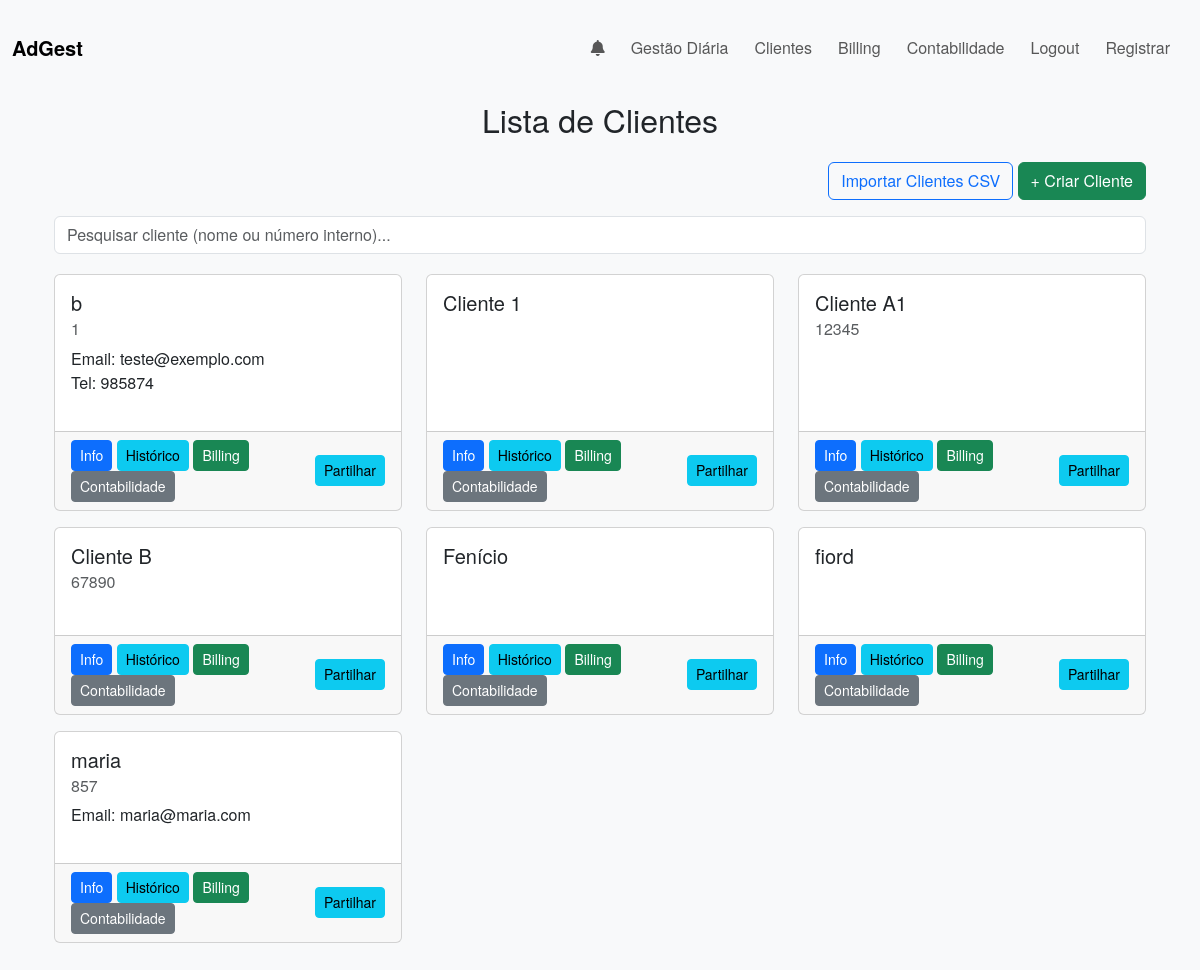
The page /clientes (signed in) on the database as committed earlier.
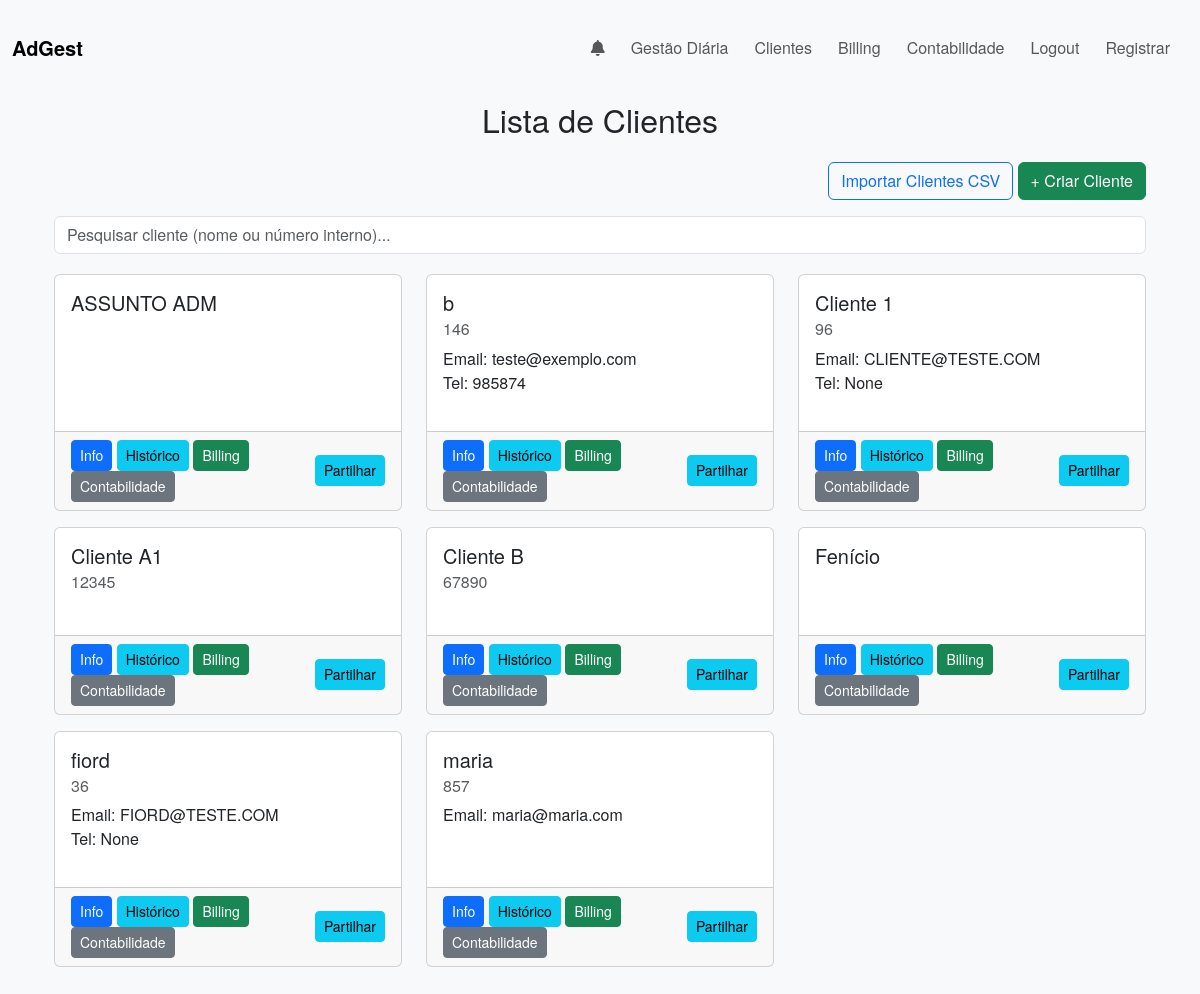
The same page on the database as committed later.
### app/models.py (models this page shows, shortened)
class Client(db.Model):
    __tablename__ = 'clients'
    id = db.Column(db.Integer, primary_key=True)
    user_id = db.Column(db.Integer, db.ForeignKey('users.id'), nullable=False)
    name = db.Column(db.String(100), nullable=False)  # unique=True removido
    number_interno = db.Column(db.String(50), nullable=True)
    nif = db.Column(db.String(50), nullable=True)
    address = db.Column(db.String(200), nullable=True)
    email = db.Column(db.String(100), nullable=True)
    telephone = db.Column(db.String(20), nullable=True)
    assuntos = db.relationship('Assunto', backref='client', lazy=True)
    __table_args__ = (
        db.UniqueConstraint('user_id', 'name', name='uq_user_clientname'),
    )
    shares = db.relationship('ClientShare', backref='client', lazy='dynamic')

### app/routes.py (the view, shortened to what this page needs)
@main.route('/clientes')
@login_required
def clientes():
    page = request.args.get('page', 1, type=int)
    search = request.args.get('q', '').strip()
    query = Client.query.filter(
    or_(
        Client.user_id == current_user.id,
        Client.shares.any(ClientShare.user_id == current_user.id)
        )
    )
    pagination = query.order_by(func.lower(Client.name)).paginate(page=page, per_page=10)
    clients = pagination.items
    return render_template('clientes.html', clients=clients, pagination=pagination, search=search)

### app/routes.py (called while the page is built)
@main.context_processor
def inject_notifications():
    if current_user.is_authenticated:
        notifs_nao_lidas = Notification.query.filter_by(
            user_id=current_user.id, is_read=False
        ).order_by(Notification.timestamp.desc()).all()
        unread = len(notifs_nao_lidas)
        return dict(notifications=notifs_nao_lidas, unread_count=unread)
    return dict(notifications=[], unread_count=0)

### app/templates/clientes.html (shortened to what this page needs)
{% extends "base.html" %}
{% block content %}
<div class="container my-4">
  <h2 class="mb-4 text-center">Lista de Clientes</h2>
  <div class="text-end mb-3">
    <a href="{{ url_for('main.upload_client_csv') }}" class="btn btn-outline-primary">Importar Clientes CSV</a>
    <a href="{{ url_for('main.create_client') }}" class="btn btn-success">+ Criar Cliente</a>
  </div>
  <form method="GET" action="{{ url_for('main.clientes') }}" class="mb-3">
    <input type="text" name="q" id="clientSearch" class="form-control" placeholder="Pesquisar cliente (nome ou número interno)..." value="{{ search }}">
  </form>
  <div class="row" id="clientList">
    {% for client in clients %}
      <div class="col-md-4 mb-3 client-card">
        <div class="card h-100">
          <div class="card-body">
            <h5 class="card-title">{{ client.name }}</h5>
            {% if client.number_interno %}
              <h6 class="card-subtitle mb-2 text-muted">{{ client.number_interno }}</h6>
            {% endif %}
            <p class="card-text">
              {% if client.email %}Email: {{ client.email }}<br>{% endif %}
              {% if client.telephone %}Tel: {{ client.telephone }}{% endif %}
            </p>
          </div>
          <div class="card-footer d-flex justify-content-between align-items-center">
            <div>
              <a href="{{ url_for('main.client_info', client_id=client.id) }}" class="btn btn-primary btn-sm">Info</a>
              <a href="{{ url_for('main.historico_cliente', client_id=client.id) }}" class="btn btn-info btn-sm">Histórico</a>
              {% if current_user.role == 'admin' %}
                <a href="{{ url_for('main.billing_cliente', client_id=client.id) }}" class="btn btn-success btn-sm">Billing</a>
                <a href="{{ url_for('main.contabilidade_cliente', client_id=client.id) }}" class="btn btn-secondary btn-sm">Contabilidade</a>
              {% elif current_user.role == 'advogado' %}
                <a href="{{ url_for('main.billing_cliente', client_id=client.id) }}" class="btn btn-success btn-sm">Billing</a>
              {% else %}
                <a href="{{ url_for('main.contabilidade_cliente', client_id=client.id) }}" class="btn btn-secondary btn-sm">Contabilidade</a>
              {% endif %}
            </div>
            <div>
              <a href="{{ url_for('main.share_client', client_id=client.id) }}" class="btn btn-sm btn-info">Partilhar</a>
            </div>
          </div>
        </div>
      </div>
    {% endfor %}
  </div>
</div>
{% endblock %}

### app/templates/base.html (shortened to what this page needs)
<!doctype html>
<html lang="pt">
  <head>
    <link
      rel="stylesheet"
      href="https://cdnjs.cloudflare.com/ajax/libs/font-awesome/6.2.1/css/all.min.css"
    />
    <link
      href="https://cdn.jsdelivr.net/npm/bootstrap@5.3.0/dist/css/bootstrap.min.css"
      rel="stylesheet"
    >
    <link rel="stylesheet" href="{{ url_for('static', filename='css/style.css') }}">
  </head>
  <body>
    <nav class="navbar navbar-expand-lg navbar-light bg-light">
      <div class="container-fluid">
        <a class="navbar-brand" href="{{ url_for('main.index') }}">AdGest</a>
        <div class="collapse navbar-collapse" id="navbarNav">
          <ul class="navbar-nav ms-auto">
            <li class="nav-item dropdown">
              <a class="nav-link dropdown-toggle" href="#" id="navbarNotifications" role="button" data-bs-toggle="dropdown" aria-expanded="false">
                <i class="fa-solid fa-bell"></i>
              </a>
            </li>
            <li class="nav-item">
              <a class="nav-link" href="{{ url_for('main.dashboard') }}">Gestão Diária</a>
            </li>
            <li class="nav-item">
              <a class="nav-link" href="{{ url_for('main.clientes') }}">Clientes</a>
            </li>
            {% if current_user.is_authenticated and current_user.role not in ['contabilidade', 'backoffice'] %}
            <li class="nav-item">
              <a class="nav-link" href="{{ url_for('main.billing') }}">Billing</a>
            </li>
            {% endif %}
            {% if current_user.is_authenticated and current_user.role in ['contabilidade', 'admin'] %}
              <li class="nav-item">
                <a class="nav-link" href="{{ url_for('accounting.manage_invoices') }}">
                  Contabilidade
                </a>
              </li>
            {% endif %}
            {% if current_user.is_authenticated %}
              <li class="nav-item">
                <a class="nav-link" href="{{ url_for('main.logout') }}">Logout</a>
              </li>
              {% if current_user.role == 'admin' %}
                <li class="nav-item">
                  <a class="nav-link" href="{{ url_for('main.register') }}">Registrar</a>
                </li>
              {% endif %}
            {% else %}
              <li class="nav-item">
                <a class="nav-link" href="{{ url_for('main.login') }}">Login</a>
              </li>
            {% endif %}
          </ul>
        </div>
      </div>
    </nav>
    <div class="container mt-3">
      {% block content %}{% endblock %}
    </div>
  </body>
</html>

### app/static/css/style.css (style rules this page uses)
body { background-color: #f8f9fa; font-family: "Helvetica Neue", Helvetica, Arial, sans-serif; }
.navbar-brand { font-weight: bold; }
.navbar-nav .nav-link { margin-right: 10px; }
.container, .container-fluid { margin-top: 20px; }
.card { margin-bottom: 20px; }
.row { margin-top: 20px; }
.dropdown-toggle::after { display: none; }
.mb-2 { margin-bottom: 0.5rem !important; }

Rows that differ between the two databases and show on the page:
added Client: name "ASSUNTO ADM"
changed Client "teste@exemplo.com": number_interno "1" → "146"
changed Client "Cliente 1": number_interno (not shown) → "96"; email (not shown) → "CLIENTE@TESTE.COM"; telephone (not shown) → "None"
changed Client "fiord": number_interno (not shown) → "36"; email (not shown) → "FIORD@TESTE.COM"; telephone (not shown) → "None"
